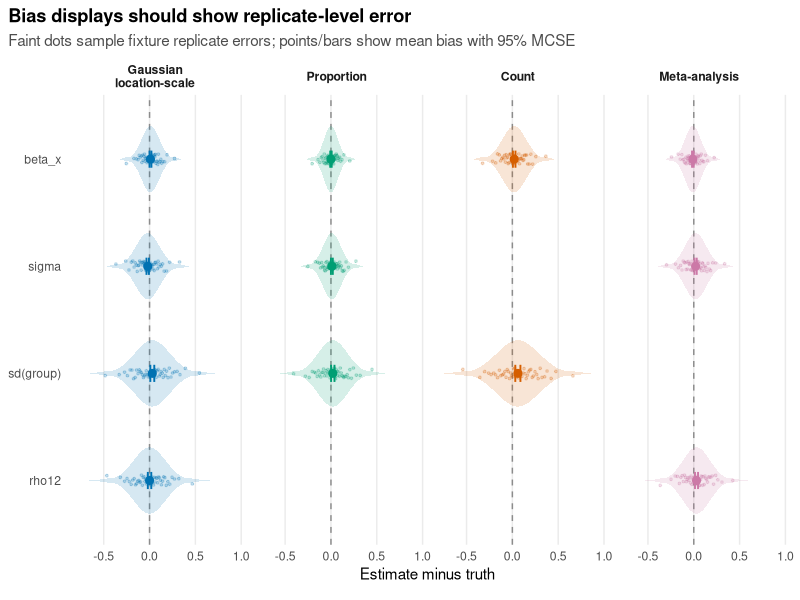
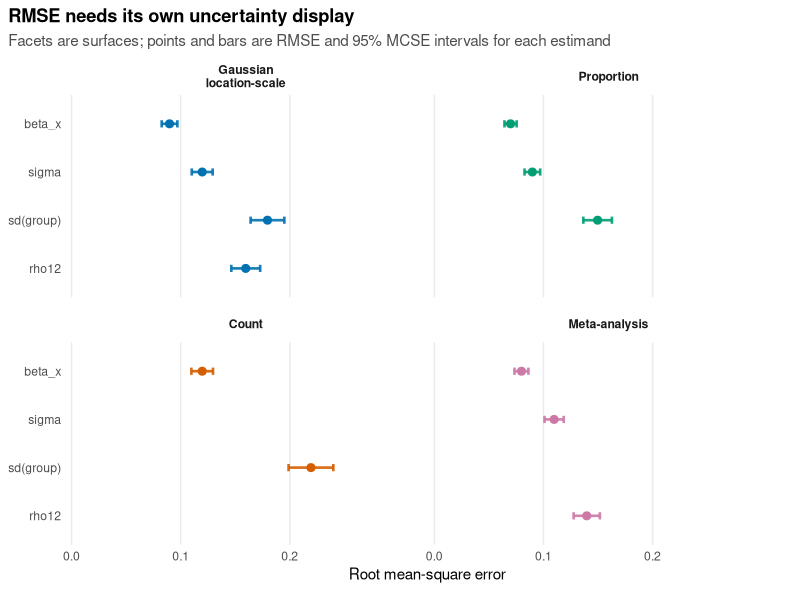
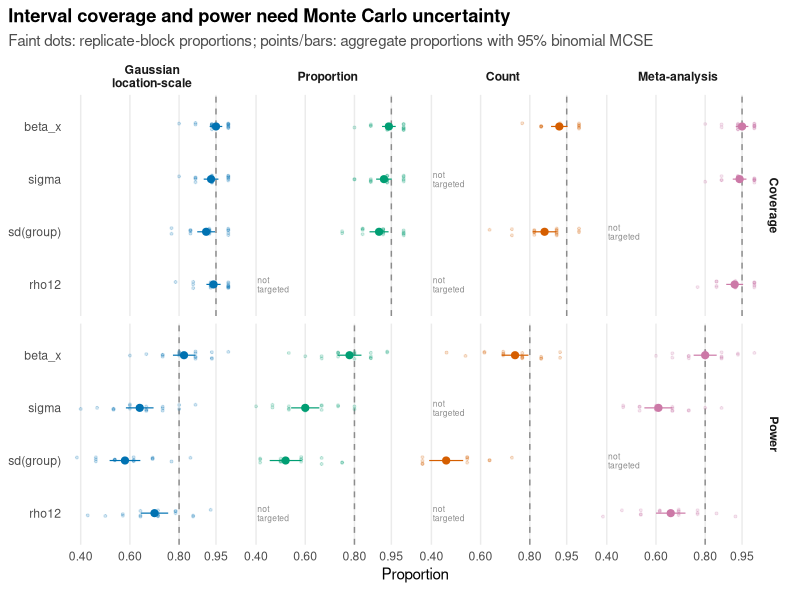
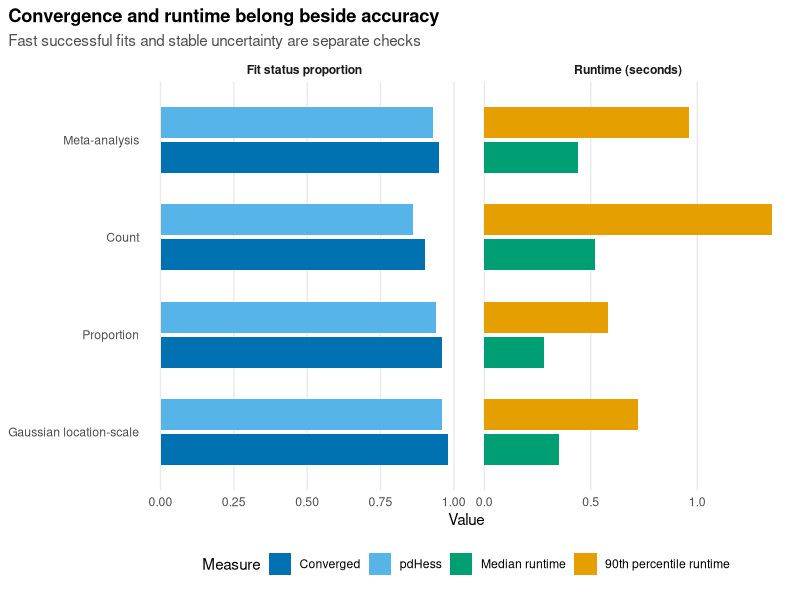
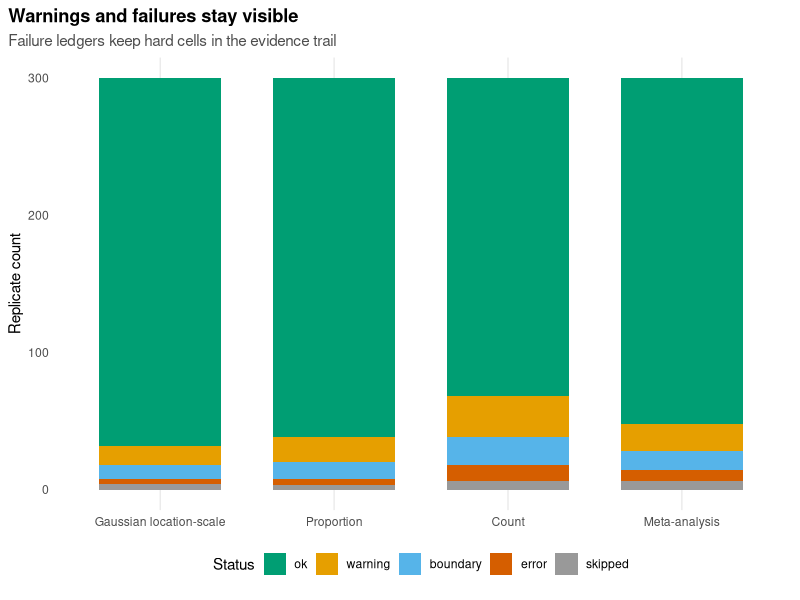

Here is the R script that generated these plots, in order:
## ---- chunk 1
has_ggplot2 <- requireNamespace("ggplot2", quietly = TRUE)
knitr::opts_chunk$set(
  collapse = TRUE,
  comment = "#>",
  fig.width = 7,
  fig.height = 4.2,
  dpi = 144,
  eval = has_ggplot2
)
## ---- chunk 2
library(ggplot2)

theme_sim_grammar <- function() {
  theme_minimal(base_size = 11) +
    theme(
      panel.grid.minor = element_blank(),
      panel.grid.major.y = element_blank(),
      plot.title.position = "plot",
      plot.title = element_text(face = "bold"),
      plot.subtitle = element_text(colour = "grey30", lineheight = 1.05),
      strip.text = element_text(face = "bold"),
      legend.position = "bottom",
      plot.margin = margin(6, 10, 12, 6)
    )
}

surface_palette <- c(
  "Gaussian location-scale" = "#0072B2",
  "Proportion" = "#009E73",
  "Count" = "#D55E00",
  "Meta-analysis" = "#CC79A7"
)

surface_levels <- names(surface_palette)
surface_facet_labels <- c(
  "Gaussian location-scale" = "Gaussian\nlocation-scale",
  "Proportion" = "Proportion",
  "Count" = "Count",
  "Meta-analysis" = "Meta-analysis"
)
estimand_display_labels <- c(
  "beta_x" = "beta_x",
  "sigma" = "sigma",
  "sd_group" = "sd(group)",
  "rho12" = "rho12"
)
## ---- chunk 3
accuracy_targets <- data.frame(
  surface = rep(surface_levels, each = 4),
  estimand = rep(c("beta_x", "sigma", "sd_group", "rho12"), 4),
  target_bias = c(
    0.01, -0.02, 0.03, 0.00,
    0.00, 0.01, 0.02, NA,
    0.02, NA, 0.06, NA,
    -0.01, 0.02, NA, 0.03
  ),
  target_rmse = c(
    0.09, 0.12, 0.18, 0.16,
    0.07, 0.09, 0.15, NA,
    0.12, NA, 0.22, NA,
    0.08, 0.11, NA, 0.14
  ),
  n_replicate = c(
    300, 300, 260, 280,
    300, 300, 250, NA,
    280, NA, 220, NA,
    300, 300, NA, 260
  )
)
accuracy_targets$error_sd <- sqrt(
  pmax(accuracy_targets$target_rmse^2 - accuracy_targets$target_bias^2, 0)
)
accuracy_replicates <- do.call(
  rbind,
  lapply(seq_len(nrow(accuracy_targets)), function(i) {
    row <- accuracy_targets[i, ]
    if (
      is.na(row$target_bias) ||
        is.na(row$target_rmse) ||
        is.na(row$n_replicate)
    ) {
      return(NULL)
    }
    data.frame(
      surface = row$surface,
      estimand = row$estimand,
      replicate = seq_len(row$n_replicate),
      error = row$target_bias +
        qnorm(ppoints(row$n_replicate)) * row$error_sd
    )
  })
)
summarise_accuracy_rows <- function(rows) {
  data.frame(
    surface = rows$surface[1],
    estimand = rows$estimand[1],
    bias = mean(rows$error),
    rmse = sqrt(mean(rows$error^2)),
    error_sd = stats::sd(rows$error),
    n_replicate = nrow(rows)
  )
}
accuracy_summary <- do.call(
  rbind,
  lapply(
    split(
      accuracy_replicates,
      interaction(accuracy_replicates$surface, accuracy_replicates$estimand, drop = TRUE)
    ),
    summarise_accuracy_rows
  )
)
accuracy_summary <- merge(
  accuracy_targets[c("surface", "estimand", "n_replicate")],
  accuracy_summary,
  by = c("surface", "estimand"),
  all.x = TRUE,
  sort = FALSE
)
accuracy_summary$n_replicate <- ifelse(
  is.na(accuracy_summary$n_replicate.y),
  accuracy_summary$n_replicate.x,
  accuracy_summary$n_replicate.y
)
accuracy_summary$n_replicate.x <- NULL
accuracy_summary$n_replicate.y <- NULL
accuracy_summary$surface <- factor(
  accuracy_summary$surface,
  levels = surface_levels
)
accuracy_summary$bias_mcse <- with(
  accuracy_summary,
  error_sd / sqrt(n_replicate)
)
accuracy_summary$rmse_mcse <- with(
  accuracy_summary,
  rmse / sqrt(2 * n_replicate)
)
accuracy_summary$bias_low <- accuracy_summary$bias -
  1.96 * accuracy_summary$bias_mcse
accuracy_summary$bias_high <- accuracy_summary$bias +
  1.96 * accuracy_summary$bias_mcse
accuracy_summary$rmse_low <- pmax(
  0,
  accuracy_summary$rmse - 1.96 * accuracy_summary$rmse_mcse
)
accuracy_summary$rmse_high <- accuracy_summary$rmse +
  1.96 * accuracy_summary$rmse_mcse
accuracy_summary$estimand <- factor(
  accuracy_summary$estimand,
  levels = rev(c("beta_x", "sigma", "sd_group", "rho12"))
)

display_replicates <- 49
accuracy_replicate_display <- do.call(
  rbind,
  lapply(split(accuracy_replicates, accuracy_replicates[c("surface", "estimand")]), function(rows) {
    if (nrow(rows) == 0L) {
      return(NULL)
    }
    keep <- round(seq(1, nrow(rows), length.out = display_replicates))
    rows[keep, , drop = FALSE]
  })
)
accuracy_replicate_display$surface <- factor(
  accuracy_replicate_display$surface,
  levels = surface_levels
)
accuracy_replicate_display$estimand <- factor(
  accuracy_replicate_display$estimand,
  levels = levels(accuracy_summary$estimand)
)
set.seed(20260519)
ggplot(accuracy_replicate_display, aes(error, estimand)) +
  geom_vline(xintercept = 0, linetype = "dashed", colour = "grey55") +
  geom_violin(
    aes(
      fill = surface
    ),
    width = 0.62,
    alpha = 0.16,
    colour = NA,
    scale = "width",
    trim = FALSE
  ) +
  geom_point(
    aes(colour = surface),
    position = position_jitter(height = 0.05, width = 0),
    alpha = 0.22,
    size = 0.65,
    show.legend = FALSE
  ) +
  geom_errorbar(
    data = accuracy_summary,
    aes(
      xmin = bias_low,
      xmax = bias_high,
      y = estimand,
      colour = surface
    ),
    inherit.aes = FALSE,
    orientation = "y",
    width = 0.16,
    linewidth = 0.65,
    na.rm = TRUE
  ) +
  geom_point(
    data = accuracy_summary,
    aes(bias, estimand, colour = surface),
    size = 2.4,
    na.rm = TRUE
  ) +
  facet_wrap(
    ~surface,
    nrow = 1,
    labeller = labeller(surface = as_labeller(surface_facet_labels))
  ) +
  scale_colour_manual(values = surface_palette, drop = FALSE) +
  scale_fill_manual(values = surface_palette, drop = FALSE) +
  labs(
    title = "Bias displays should show replicate-level error",
    subtitle = "Faint dots sample fixture replicate errors; points/bars show mean bias with 95% MCSE",
    x = "Estimate minus truth",
    y = NULL,
    colour = "Surface"
  ) +
  scale_y_discrete(labels = estimand_display_labels) +
  guides(colour = "none", fill = "none") +
  theme_sim_grammar()

ggplot(accuracy_summary, aes(rmse, estimand, colour = surface)) +
  geom_errorbar(
    aes(
      xmin = rmse_low,
      xmax = rmse_high
    ),
    orientation = "y",
    width = 0.15,
    linewidth = 0.9,
    alpha = 0.9,
    na.rm = TRUE
  ) +
  geom_point(size = 2.4, na.rm = TRUE) +
  facet_wrap(
    ~surface,
    nrow = 2,
    labeller = labeller(surface = as_labeller(surface_facet_labels))
  ) +
  scale_colour_manual(values = surface_palette, drop = FALSE) +
  labs(
    title = "RMSE needs its own uncertainty display",
    subtitle = "Facets are surfaces; points and bars are RMSE and 95% MCSE intervals for each estimand",
    x = "Root mean-square error",
    y = NULL,
    colour = "Surface"
  ) +
  scale_x_continuous(
    breaks = c(0, 0.10, 0.20),
    limits = c(0, 0.31),
    expand = expansion(mult = c(0.01, 0.04))
  ) +
  scale_y_discrete(labels = estimand_display_labels) +
  guides(colour = "none") +
  theme_sim_grammar()
## ---- chunk 4
interval_summary <- data.frame(
  surface = rep(surface_levels, each = 4),
  estimand = rep(c("beta_x", "sigma", "sd_group", "rho12"), 4),
  coverage = c(
    0.95, 0.93, 0.91, 0.94,
    0.94, 0.92, 0.90, NA,
    0.92, NA, 0.86, NA,
    0.95, 0.94, NA, 0.92
  ),
  power = c(
    0.82, 0.64, 0.58, 0.70,
    0.78, 0.60, 0.52, NA,
    0.74, NA, 0.46, NA,
    0.80, 0.61, NA, 0.66
  ),
  n_interval = c(
    280, 280, 240, 260,
    280, 280, 230, NA,
    250, NA, 200, NA,
    280, 280, NA, 240
  )
)
interval_summary$surface <- factor(
  interval_summary$surface,
  levels = surface_levels
)
interval_long <- rbind(
  data.frame(
    interval_summary[c("surface", "estimand", "n_interval")],
    measure = "Coverage",
    value = interval_summary$coverage,
    target = 0.95
  ),
  data.frame(
    interval_summary[c("surface", "estimand", "n_interval")],
    measure = "Power",
    value = interval_summary$power,
    target = 0.80
  )
)
interval_long$mcse <- sqrt(
  interval_long$value * (1 - interval_long$value) / interval_long$n_interval
)
interval_long$lower <- pmax(0, interval_long$value - 1.96 * interval_long$mcse)
interval_long$upper <- pmin(1, interval_long$value + 1.96 * interval_long$mcse)
interval_long$measure <- factor(
  interval_long$measure,
  levels = c("Coverage", "Power")
)
interval_long$estimand <- factor(
  interval_long$estimand,
  levels = rev(c("beta_x", "sigma", "sd_group", "rho12"))
)
interval_long$missing_x <- ifelse(
  interval_long$measure == "Coverage",
  0.405,
  0.405
)
interval_target <- unique(interval_long[c("measure", "target")])
interval_present <- interval_long[!is.na(interval_long$value), , drop = FALSE]
interval_missing <- interval_long[is.na(interval_long$value), , drop = FALSE]
make_interval_blocks <- function(row, n_block = 18) {
  block_size <- max(8L, floor(row$n_interval / n_block))
  block_proportion <- qbinom(
    ppoints(n_block),
    size = block_size,
    prob = row$value
  ) / block_size
  data.frame(
    surface = row$surface,
    estimand = row$estimand,
    measure = row$measure,
    block_proportion = block_proportion
  )
}
interval_blocks <- do.call(
  rbind,
  lapply(seq_len(nrow(interval_present)), function(i) {
    make_interval_blocks(interval_present[i, ])
  })
)

ggplot(interval_present, aes(value, estimand, colour = surface)) +
  geom_vline(
    data = interval_target,
    aes(xintercept = target),
    linetype = "dashed",
    colour = "grey55",
    inherit.aes = FALSE
  ) +
  geom_point(
    data = interval_blocks,
    aes(block_proportion, estimand, colour = surface),
    position = position_jitter(height = 0.07, width = 0),
    alpha = 0.18,
    size = 0.70,
    inherit.aes = FALSE
  ) +
  geom_segment(
    aes(x = lower, xend = upper, yend = estimand),
    linewidth = 0.4,
    na.rm = TRUE
  ) +
  geom_point(size = 2.1, na.rm = TRUE) +
  geom_text(
    data = interval_missing,
    aes(x = missing_x, y = estimand, label = "not\ntargeted"),
    colour = "grey55",
    size = 2.15,
    lineheight = 0.9,
    hjust = 0,
    inherit.aes = FALSE
  ) +
  facet_grid(
    measure ~ surface,
    labeller = labeller(surface = as_labeller(surface_facet_labels))
  ) +
  scale_colour_manual(values = surface_palette, guide = "none") +
  coord_cartesian(xlim = c(0.38, 1)) +
  scale_x_continuous(
    breaks = c(0.4, 0.6, 0.8, 0.95),
    labels = c("0.40", "0.60", "0.80", "0.95")
  ) +
  scale_y_discrete(labels = estimand_display_labels) +
  labs(
    title = "Interval coverage and power need Monte Carlo uncertainty",
    subtitle = "Faint dots: replicate-block proportions; points/bars: aggregate proportions with 95% binomial MCSE",
    x = "Proportion",
    y = NULL,
    colour = "Surface"
  ) +
  theme_sim_grammar()
## ---- chunk 5
run_summary <- data.frame(
  surface = surface_levels,
  convergence_rate = c(0.98, 0.96, 0.90, 0.95),
  pdhess_rate = c(0.96, 0.94, 0.86, 0.93),
  elapsed_median = c(0.35, 0.28, 0.52, 0.44),
  elapsed_p90 = c(0.72, 0.58, 1.35, 0.96)
)
run_summary$surface <- factor(run_summary$surface, levels = surface_levels)
run_long <- rbind(
  data.frame(
    surface = run_summary$surface,
    measure = "Converged",
    value = run_summary$convergence_rate
  ),
  data.frame(
    surface = run_summary$surface,
    measure = "pdHess",
    value = run_summary$pdhess_rate
  ),
  data.frame(
    surface = run_summary$surface,
    measure = "Median runtime",
    value = run_summary$elapsed_median
  ),
  data.frame(
    surface = run_summary$surface,
    measure = "90th percentile runtime",
    value = run_summary$elapsed_p90
  )
)
run_long$panel <- ifelse(
  grepl("runtime", run_long$measure),
  "Runtime (seconds)",
  "Fit status proportion"
)
run_long$measure <- factor(
  run_long$measure,
  levels = c(
    "Converged",
    "pdHess",
    "Median runtime",
    "90th percentile runtime"
  )
)

ggplot(run_long, aes(value, surface, fill = measure)) +
  geom_col(position = position_dodge(width = 0.72), width = 0.64) +
  facet_wrap(~panel, scales = "free_x") +
  scale_fill_manual(values = c(
    "Converged" = "#0072B2",
    "pdHess" = "#56B4E9",
    "Median runtime" = "#009E73",
    "90th percentile runtime" = "#E69F00"
  )) +
  labs(
    title = "Convergence and runtime belong beside accuracy",
    subtitle = "Fast successful fits and stable uncertainty are separate checks",
    x = "Value",
    y = NULL,
    fill = "Measure"
  ) +
  theme_sim_grammar()
## ---- chunk 6
failure_ledger <- data.frame(
  surface = rep(surface_levels, each = 5),
  status = rep(c("ok", "warning", "boundary", "error", "skipped"), 4),
  count = c(
    268, 14, 10, 4, 4,
    262, 18, 12, 5, 3,
    232, 30, 20, 12, 6,
    252, 20, 14, 8, 6
  )
)
failure_ledger$surface <- factor(failure_ledger$surface, levels = surface_levels)
failure_ledger$status <- factor(
  failure_ledger$status,
  levels = c("ok", "warning", "boundary", "error", "skipped")
)

ggplot(failure_ledger, aes(surface, count, fill = status)) +
  geom_col(width = 0.7) +
  scale_fill_manual(values = c(
    "ok" = "#009E73",
    "warning" = "#E69F00",
    "boundary" = "#56B4E9",
    "error" = "#D55E00",
    "skipped" = "#999999"
  )) +
  labs(
    title = "Warnings and failures stay visible",
    subtitle = "Failure ledgers keep hard cells in the evidence trail",
    x = NULL,
    y = "Replicate count",
    fill = "Status"
  ) +
  theme_sim_grammar()
